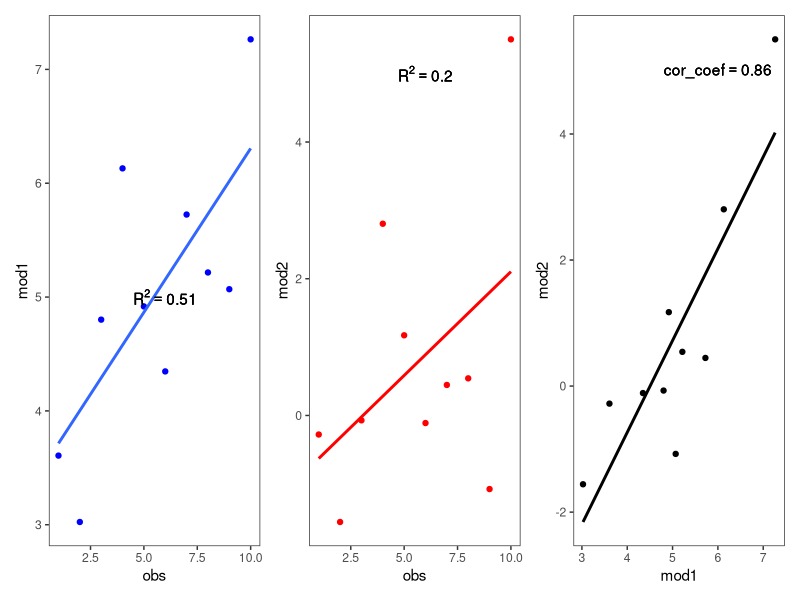
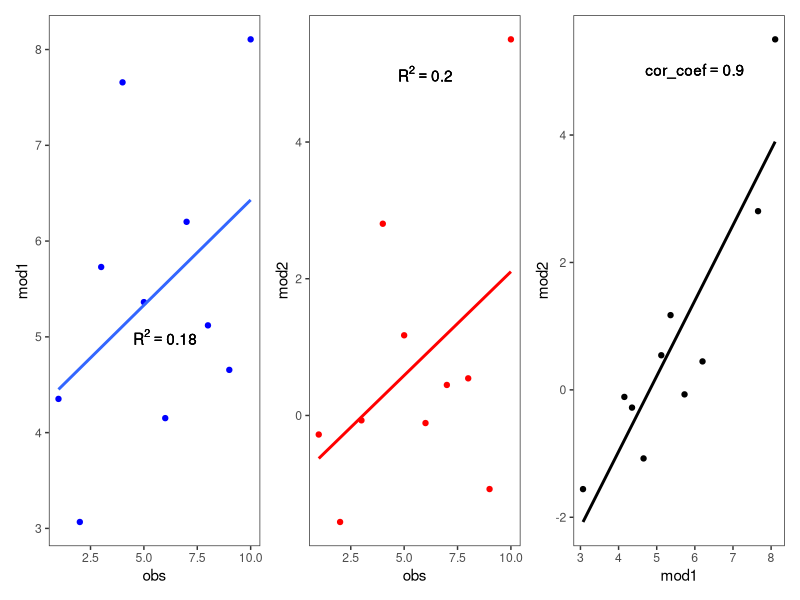
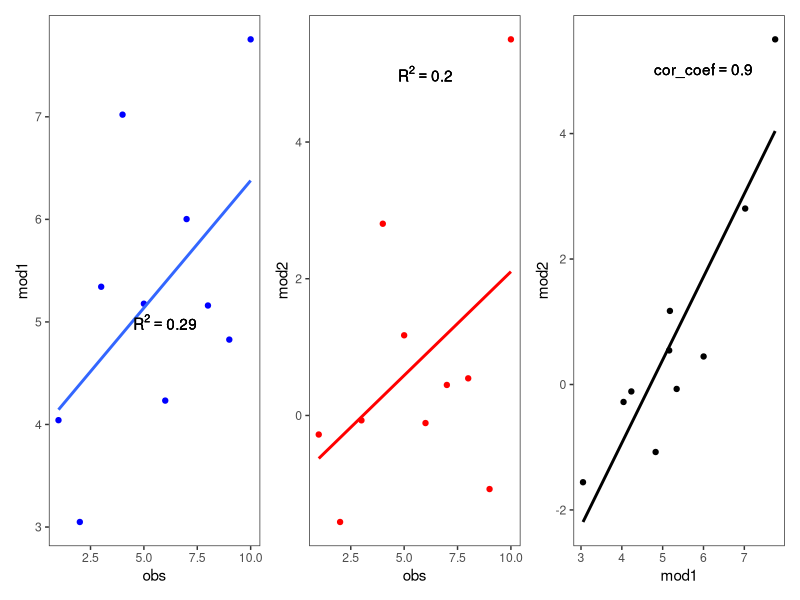

These figures' R source, in order:
# ==============================================================================
# Script: 04.6_discrepancy_analysis.R
# Project: Farm Size Prediction Across Sub-Saharan Africa
# Purpose: Analyze discrepancies between target country TPS and cross-country RF
#
# Authors: Deo, Joao, Robert, Fred
# Code documentation: Claude (Anthropic) - February 2026
# ==============================================================================


require(tidyverse)
require(patchwork)
# First, correlation between datasets is not STRICTLY additive: this is not an explanation. But a description of what happened

a <- 1:10
old_diff <- 0
large_table <- data.frame()
for(i in 10:30){
  set.seed(2025)
  b <- 2 + 0.5 * a  - 0.01 * a^2 + rnorm(length(a),  0, 0.1 * i)
  print(paste0('========== i = ', i, ' ========'))
  for(j in 1:10){
    print(paste0('--------- j = ', j, ' --------'))
    c <- exp(b) / 1000  + rnorm(length(a), 0, 0.1 * j)
    cor_ab <- cor(a, b)
    cor_ac <- cor(a, c)
    cor_bc <- cor(b, c)
    print(paste0('cor (a, b) =', cor_ab))
    print(paste0('cor (a, c) =', cor_ac))
    print(paste0('cor (b, c) =', cor_bc))
    
    new_diff <- cor_bc - cor_ac
    new_set <- c(i = i, j = j, diff = new_diff)
    large_table <- bind_rows(large_table, c(new_set, cor_ab = cor_ab, cor_ac = cor_ac, cor_bc = cor_bc) )
    print(paste0('new_diff is  ', new_diff))
    ifelse(i == 1 & j == 1, old_set <- new_set, ab <- 10) # initialize old_diff
    
    ifelse(new_diff > old_diff, best_diff <- new_diff, best_diff <- old_diff)
    ifelse((best_diff == new_diff && cor_ab > 0.7), best_set <- new_set, best_set <- old_set)
    old_set <- best_set; old_diff <- best_diff
  }
}
print(best_set)

# visualize 
my_exple <- data.frame(i = c(18, 30, 25), j = 9)
for(ind in 1:nrow(my_exple)){
  set.seed(2025)
  print(paste0('---------- case', ind, ' -------------'))
  i = my_exple$i[ind]; j = my_exple$j[ind]
  bi <- 2 + 0.5 * a  - 0.01 * a^2 + rnorm(length(a),  0, 0.1 * i)
  ci <- exp(b) / 1000  + rnorm(length(a), 0, 0.1 * j)
  df <- data.frame(obs = a, mod1 = bi, mod2 = ci) 
  range(bi); range(ci)
  cor(a, bi); cor(a, ci); cor(bi, ci)
  # with(df, plot(obs, mod1))
  # with(df, plot(obs, mod2))
  # with(df, plot(mod1, mod2))
  
  P01 <- ggplot(df, aes(obs, mod1)) + 
    geom_point(colour = 'blue') + 
    geom_smooth(method = lm, se = F) + 
    annotate('text', x = 6, y = 5, label = bquote(R^2 == .(round(cor(df$obs, df$mod1)^2, 2)))) + 
    theme_test()
  
  P02 <- ggplot(df, aes(obs, mod2)) + 
    geom_point(colour = 'red') + 
    geom_smooth(method = lm, se = F, colour = 'red') + 
    annotate('text', x = 6, y = 5, label = bquote(R^2 == .(round(cor(df$obs, df$mod2)^2, 2)))) +
    theme_test()
  
  P03 <- ggplot(df, aes(mod1, mod2)) + 
    geom_point(colour = 'black') + 
    geom_smooth(method = lm, se = F, colour = 'black') + 
    annotate('text', x = 6, y = 5, label = bquote(cor_coef == .(round(cor(df$mod1, df$mod2), 2)))) +
    theme_test()
  print(P01 + P02 + P03)
}
